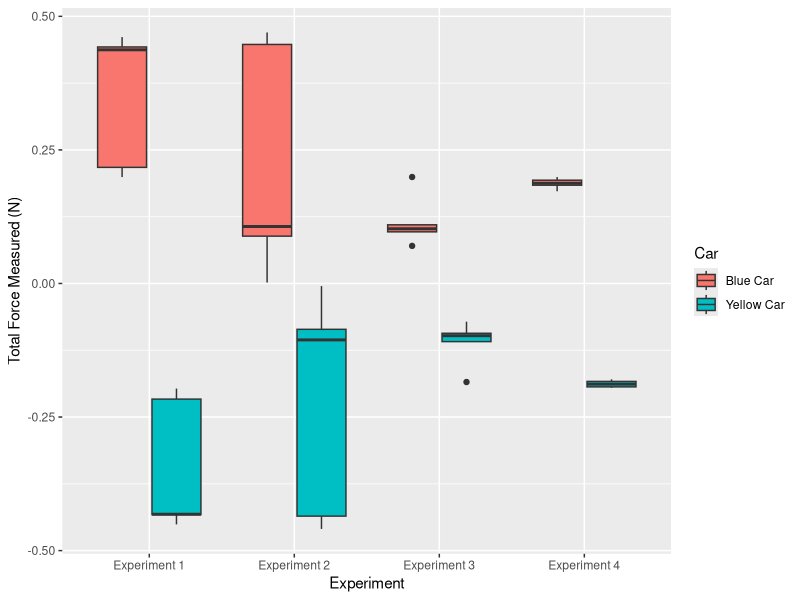

The R script that drew this image:
## ---- chunk 1
knitr::opts_chunk$set(echo = TRUE)
## ---- chunk 2
data <- read.csv("./data.csv")
## ---- chunk 3
force_areas <- function(positive_force, negative_force) {
  i <- 1
  positive_sum <- 0
  negative_sum <- 0
  
  positive_median <- median(positive_force)
  negative_median <- median(negative_force)
  
  for (i in 1:251) {
    positive_sum <- positive_sum + positive_force[i] - positive_median;
    negative_sum <- negative_sum + negative_force[i] - negative_median;
    
  }
  
  positive_total_force <- positive_sum * 0.01
  negative_total_force <- negative_sum * 0.01
  
  c(positive_total_force, negative_total_force)
}
## ---- chunk 4
test_trial <- function(start, end, experiment) {
  results <- data.frame()
  
  for (i in start:end) {
    x_name <- paste("Data.Set.", i, "..Force.G..N.", sep="")
    y_name <- paste("Data.Set.", i, "..Force.Y..N.", sep="")
    
    m <- force_areas(data[, x_name], data[, y_name])
    results <- rbind(results, data.frame(force=m[1], car="Yellow Car", experiment))
    results <- rbind(results, data.frame(force=m[2], car="Blue Car", experiment))
  }
  
  results
}

## ---- chunk 5
calc_err <- function(data) {
  yellow.car.force = data[data$car == "Yellow Car", "force"]
  blue.car.force = data[data$car == "Blue Car", "force"]
  
  yellow.car.abs.err <- (max(yellow.car.force) - min(yellow.car.force)) / 2
  blue.car.abs.err <- (max(blue.car.force) - min(blue.car.force)) / 2
  
  yellow.car.rel.err <- yellow.car.abs.err / mean(yellow.car.force)
  blue.car.rel.err <- blue.car.abs.err / mean(blue.car.force)
  
  data.frame(yellow.car.abs.err, yellow.car.rel.err, blue.car.abs.err, blue.car.rel.err)
}
## ---- chunk 6
exp.1.data <- test_trial(1,5, "Experiment 1")
calc_err(exp.1.data)
## ---- chunk 7
exp.1.data
## ---- chunk 8
exp.2.data <- test_trial(6,10, "Experiment 2")
calc_err(exp.2.data)
## ---- chunk 9
exp.2.data
## ---- chunk 10
exp.3.data <- test_trial(11,15, "Experiment 3")
calc_err(exp.3.data)
## ---- chunk 11
exp.3.data
## ---- chunk 12
exp.4.data <- test_trial(16,20, "Experiment 4")
calc_err(exp.4.data)
## ---- chunk 13
exp.4.data
## ---- chunk 14
library(ggplot2)
results <- rbind(exp.1.data, exp.2.data, exp.3.data, exp.4.data)

ggplot(results, aes(x=factor(experiment), y=force, fill=factor(car))) +
  geom_boxplot() +
  labs(x="Experiment", y = "Total Force Measured (N)") +
  guides(fill=guide_legend("Car"))
